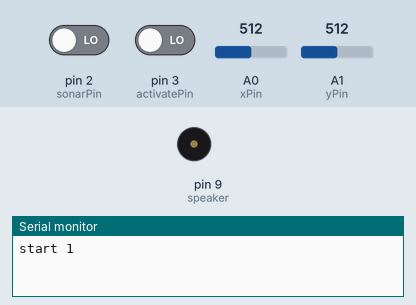
The sketch below on a simulated Arduino Uno, built with avr-gcc and run on an emulated ATmega328P. Parts: buzzer (waves = sounding), the last lines printed to the serial monitor. The test bench sets the inputs (shaded band); at power-on: pin 3 (activatePin) LOW, pin 2 (sonarPin) LOW, A0 (xPin) = 512, A1 (yPin) = 512. Random numbers use the default seed unless the sketch sets one.

Above: at 1.2 s.
1.3 s: pin 3 (activatePin) driven HIGH
At 2.05 s:
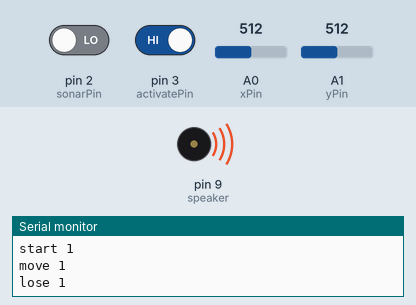
Timing chart, 0 to 9.3 s (numbered marks = the images above; inputs shaded):
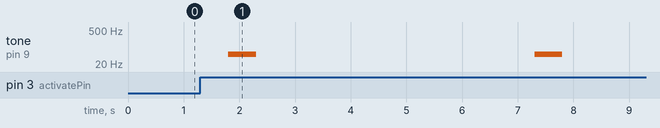

Measured:
- after the input at 1.3 s, tone on pin 9 (speaker): alternates 50 Hz for 0.50 s and silent for 5.0 s, starting after 0.50 s

The sketch:

AudioGame.ino
```cpp
//Libraries
#include <math.h>

//INPUT pins
//location controls
#define xPin A0
#define yPin A1

//other controls
#define sonarPin 2
#define activatePin 3

//OUTPUT pins
#define speaker 9

//control variables
int PosX = 0;
int PosY = 0;
int pulse;
int score;
int alreadyStart = false;
int alreadyMove = false;

//calculated variables
int tPosX;
int tPosY;
double angle;
int xDistance;
int yDistance;
double tDistance;

//for calculated data for Max
const double pi = atan2(0, -1);
const double beginning = atan2(1, -1);

enum submarine{START, MOVE, SONAR, FAIL, SUCCESS};
submarine state = START;

void setup() {
  Serial.begin(9600);

  //INPUT
  pinMode(xPin, INPUT);
  pinMode(yPin, INPUT);
  pinMode(sonarPin, INPUT);
  pinMode(activatePin, INPUT);

  //OUTPUT
  pinMode(speaker, OUTPUT);

}

void loop() {
    switch (state) {
        case START:
          starting();
          break;

        case MOVE:
          moving();
          break;

        case SONAR:
          playSonar();
          break;

        case FAIL:
          lose();
          break;

        case SUCCESS:
          win();
          break;
  }
}

//-------------- START state ----------------------------//
void starting() {

        //Send serial msg to Max to staart instructions
        if (!alreadyStart) {
            Serial.println("start 1");
            tPosX = 5;
            tPosY = 5;
            alreadyStart = true;
        }

        //Calibrate controls and activate to start
        if (analogRead(xPin) > 400 && analogRead(xPin) < 600 &&
            analogRead(yPin) > 400 && analogRead(yPin) < 600 &&
            digitalRead(activatePin) == HIGH) {
                pulse = 3;
                score = 0;
                alreadyMove = false;
                state = MOVE;
                delay(500);
        }
}


//-------------- MOVE state ----------------------------//
void moving() {

    //Send serial msg to Max to start playing ambient sound
    if (!alreadyMove) {
        Serial.println("move 1");
        alreadyMove = true;
    }

    triangulate();

    //locationDebug();

    handleMove();

    if (digitalRead(activatePin) == HIGH) {
      handleActivate();
    }

    if (digitalRead(sonarPin) == HIGH && pulse > 0) {
        pulse--;
        state = SONAR;
    } else if (digitalRead(sonarPin) == HIGH && pulse == 0) {
        tone(speaker, 150, 500);
        Serial.println("No more pulse");
        delay(501);
    }
}


//Calculate distance and angle to target
void triangulate() {
    xDistance = tPosX-PosX;
    yDistance = tPosY-PosY;
    tDistance = sqrt(pow(xDistance, 2) + pow(yDistance, 2));
    angle = atan2(yDistance, xDistance);
    if (angle == pi) {
        angle = -angle;
    } else if (angle > beginning) {
        angle = angle - 2 * pi;
    }
}

//map xy control to between -5 to 5
void handleMove() {
    PosX = map(analogRead(xPin), 0, 1023, 5, -6);
    PosY = map(analogRead(yPin), 0, 1023, 5, -6);
}

//for debugging only
void locationDebug() {
    Serial.println(String(PosX) + " " + String(PosY) + " " + String(angle) + " " + String(tDistance));
    Serial.println(String(tPosX) + " " + String(tPosY));
    delay(2000); // pause
}

//Win or lose depending on distance to target when activate
void handleActivate() {
    if (abs(xDistance) <= 3 && abs(yDistance) <= 3) {
        state = SUCCESS;
    } else {
        state = FAIL;
    }
}

//-------------- SONAR state ----------------------------//

//Send msg to Max to play sonar sound based on quad spatialization, then switch back to MOVE state
void playSonar() {
    Serial.println("sonar 1 " + String(angle) + " " + String(tDistance));
    alreadyMove = false;
    state = MOVE;
    delay(12000);
}


//-------------- SUCCESS state ----------------------------//

//Send msg to Max to play winning sound, then seed new target location
void win() {
    Serial.println("win 1");
    tone(speaker, 450, 250);
    randomSeed(millis());
    tPosX = random(-5, 5);
    tPosY = random(-5, 5);
    pulse = 3;
    score++;
    alreadyMove = false;
    state = MOVE;
    delay(3000);
}


//-------------- FAIL state ----------------------------//

//Send msg to Max to play losing sound, then reset the game
void lose() {
    Serial.println("lose 1");
    tone(speaker, 50, 500);
    randomSeed(millis());
    alreadyStart = false;
    state = START;
    delay(5000);
}

// ------------ AUX ------------
```
